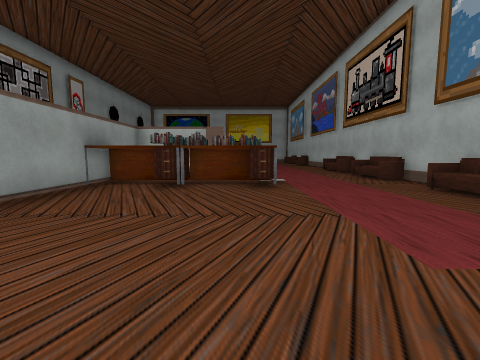
view 1 (above)

21 first-person views from a walk through a scene from a Unity 3-D project. The camera is 1.5 m above the floor, tilts 6° down and sees 90° across. The floor is counted in squares, 2 m on a side. Each view is taken from the middle of a square. On the plan, view 1 faces up. The plan holds only what a view shows up to about 9 squares ahead; the rest is blank. The place goes on beyond the plan. Some animated figures are left out. Some surface patterns are stand-ins.

view 2
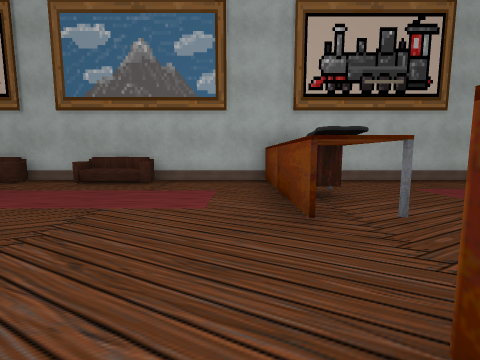

view 3
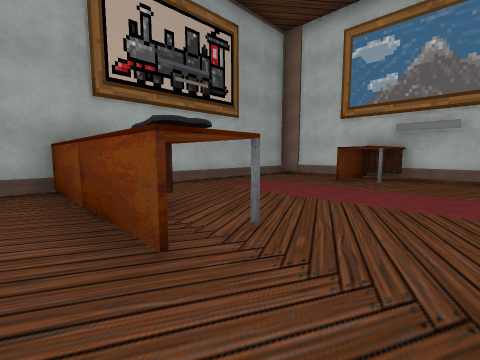

view 4
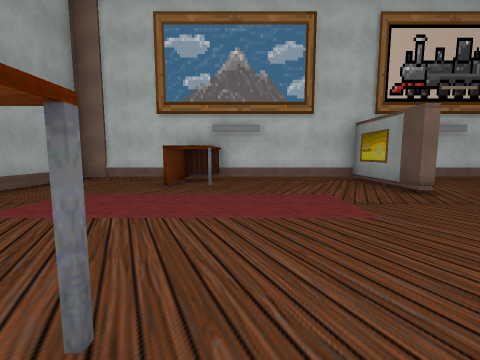

view 5
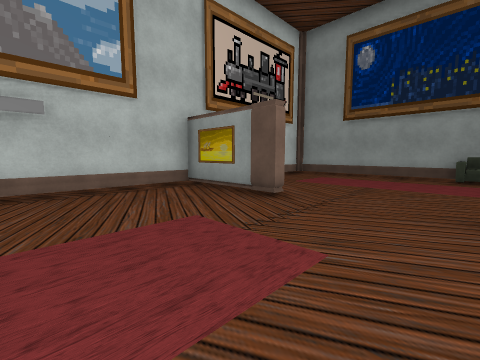

view 6
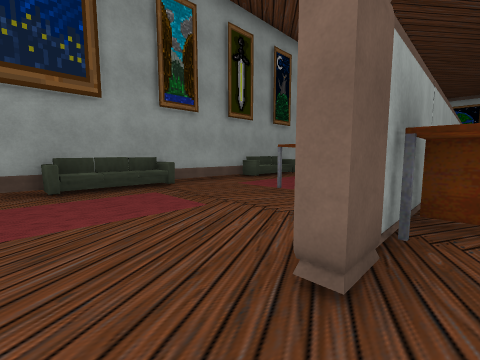

view 7
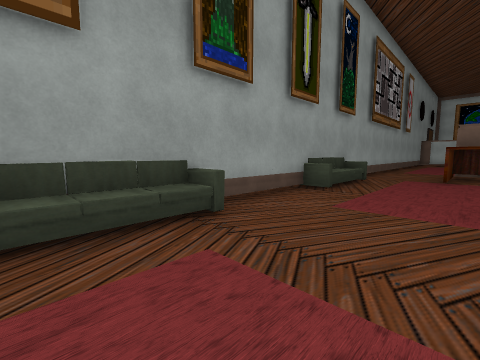

view 8
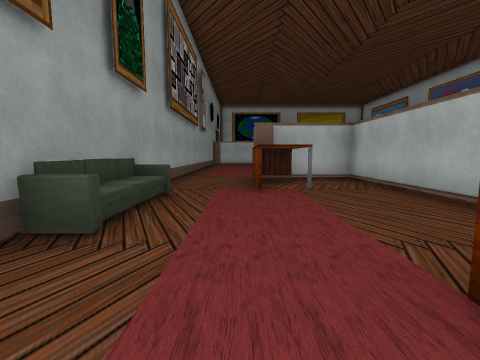

view 9
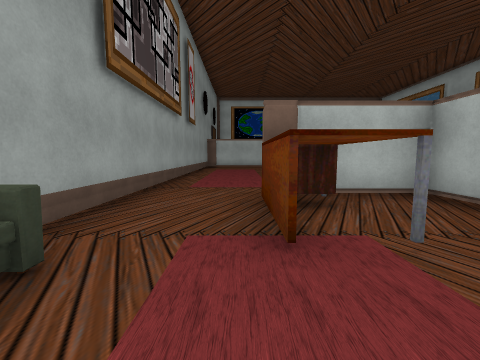

view 10
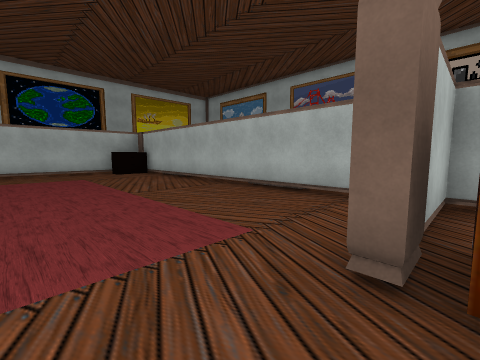

view 11
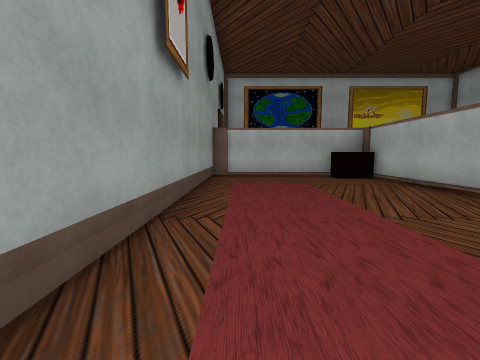

view 12
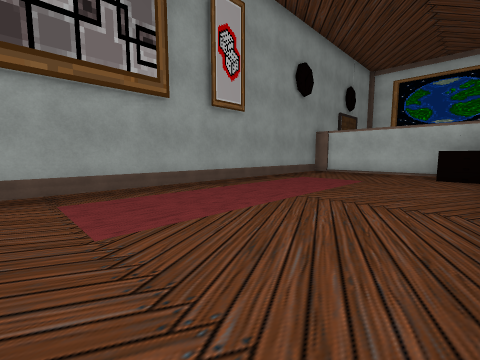

view 13
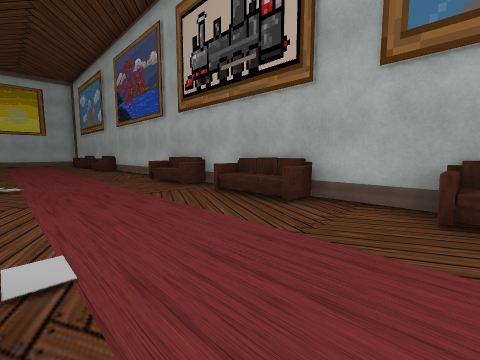

view 14
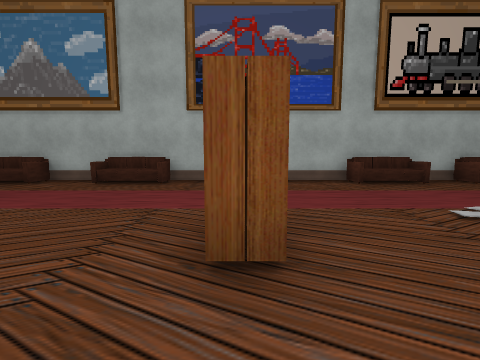

view 15
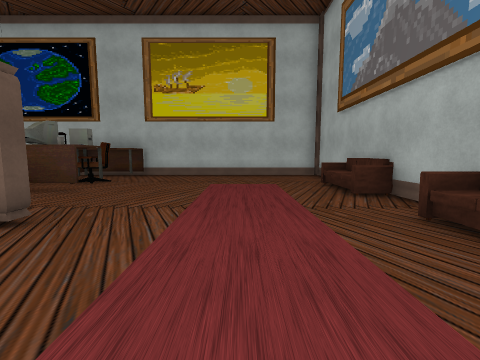

view 16
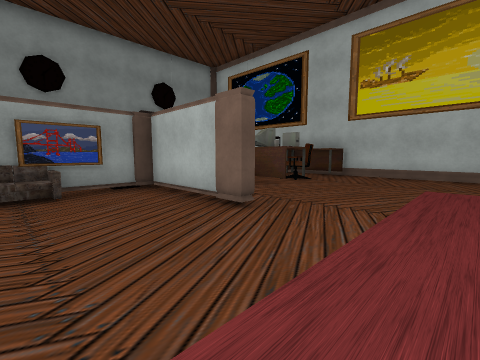

view 17
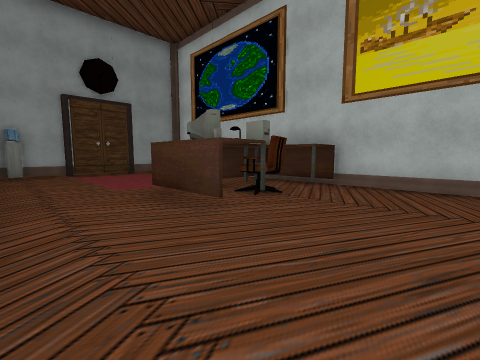

view 18
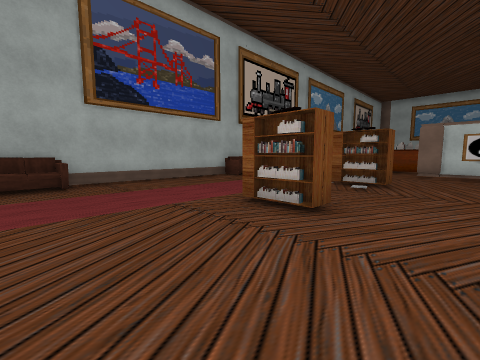

view 19
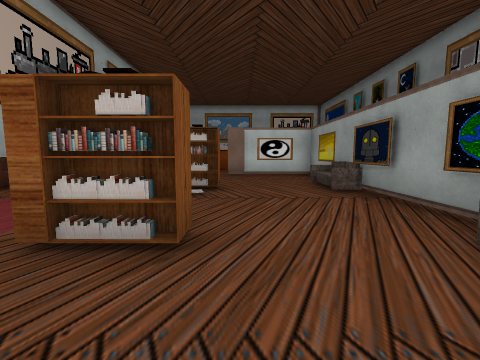

view 20
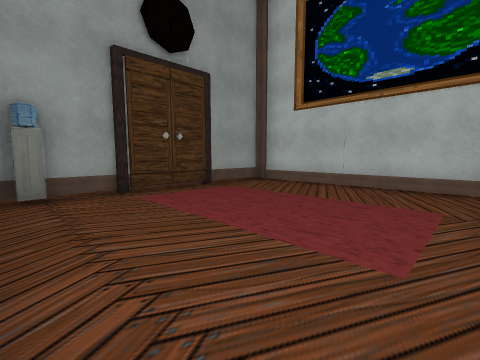

view 21
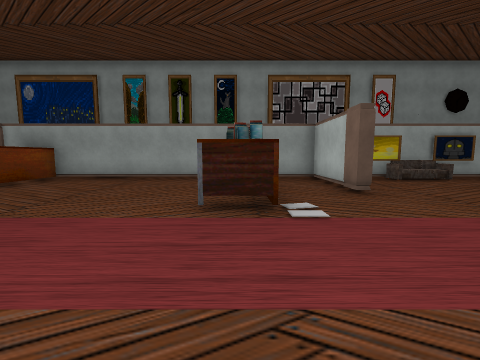

### Floor plan
Key: @ floor where view 1 was taken; # wall or solid block; . floor; O other object.
Columns run from 9 left of view 1 to 5 right of it. Each row starts with its distance up from view 1.
 25 ######O########
 24 #.....O.......#
 23 #.....OO......#
 22 #.....OO.....O#
 21 #.....OO.....OO
 20 #.............#
 19 O####.###.....#
 18 #...OO ......OO
 17 #.....O......O#
 16 #.....O.......#
 15 #.....O..O....#
 14 #.....#.......#
 13 #.....#.......#
 12 #.....O..O...O#
 11 #.....O......OO
 10 #.....#.......#
  9 #.....#.......#
  8 #..O#####....OO
  7 #.OO..#......O#
  6 #.O...OOOOO...#
  5 O.....#......O#
  4 O.....#......OO
  3 #.....#.......#
  2 #..OOO .......#
  1 #....#........#
  0 #....#OOO@OOOO#
 -1 O.....#.......#
 -2 O.............#
 -3 #.............#
 -4 #.............#
 -5 #.....#.......#
 -6 #.....#....O..#
 -7  ... .#...OO..#
 -8   #############

Positions as (right, up) in squares from view 1, and headings:
1: (0, 0), facing up
2: (-2, 1), facing right
3: (-1, 1), facing down-right
4: (0, 0), facing down
5: (0, -2), facing down-left
6: (-3, -3), facing up-left
7: (-6, -2), facing up-left
8: (-7, 1), facing up
9: (-7, 4), facing up
10: (-8, 8), facing up-right
11: (-8, 10), facing up
12: (-4, 9), facing up-left
13: (1, 5), facing up-right
14: (-2, 15), facing right
15: (2, 16), facing up
16: (2, 16), facing up-left
17: (1, 19), facing up-left
18: (-2, 18), facing down-right
19: (-1, 17), facing down
20: (-4, 19), facing up-left
21: (4, 6), facing left
